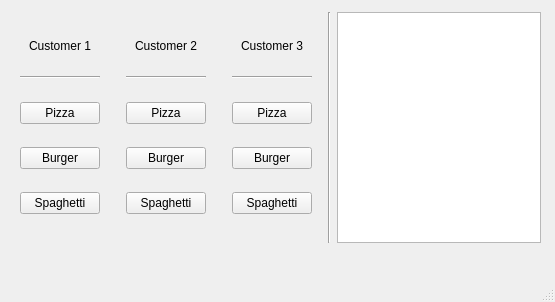
<?xml version="1.0" encoding="UTF-8"?>
<ui version="4.0">
 <class>MainWindow</class>
 <widget class="QMainWindow" name="MainWindow">
  <property name="geometry">
   <rect>
    <x>0</x>
    <y>0</y>
    <width>555</width>
    <height>302</height>
   </rect>
  </property>
  <property name="windowTitle">
   <string>MainWindow</string>
  </property>
  <widget class="QWidget" name="centralwidget">
   <widget class="QWidget" name="horizontalLayoutWidget">
    <property name="geometry">
     <rect>
      <x>0</x>
      <y>2</y>
      <width>551</width>
      <height>251</height>
     </rect>
    </property>
    <layout class="QHBoxLayout" name="customers_layout">
     <property name="leftMargin">
      <number>10</number>
     </property>
     <property name="topMargin">
      <number>10</number>
     </property>
     <property name="rightMargin">
      <number>10</number>
     </property>
     <property name="bottomMargin">
      <number>10</number>
     </property>
     <item>
      <layout class="QVBoxLayout" name="customer_1_layout">
       <property name="leftMargin">
        <number>10</number>
       </property>
       <property name="topMargin">
        <number>10</number>
       </property>
       <property name="rightMargin">
        <number>10</number>
       </property>
       <property name="bottomMargin">
        <number>10</number>
       </property>
       <item>
        <widget class="QLabel" name="customer_1_label">
         <property name="sizePolicy">
          <sizepolicy hsizetype="Preferred" vsizetype="Fixed">
           <horstretch>0</horstretch>
           <verstretch>0</verstretch>
          </sizepolicy>
         </property>
         <property name="text">
          <string>Customer 1</string>
         </property>
         <property name="scaledContents">
          <bool>false</bool>
         </property>
         <property name="alignment">
          <set>Qt::AlignCenter</set>
         </property>
        </widget>
       </item>
       <item>
        <widget class="Line" name="line">
         <property name="orientation">
          <enum>Qt::Horizontal</enum>
         </property>
        </widget>
       </item>
       <item>
        <widget class="QPushButton" name="customer_1_pizza_button">
         <property name="text">
          <string>Pizza</string>
         </property>
        </widget>
       </item>
       <item>
        <widget class="QPushButton" name="customer_1_burger_button">
         <property name="text">
          <string>Burger</string>
         </property>
        </widget>
       </item>
       <item>
        <widget class="QPushButton" name="customer_1_spaghetti_button">
         <property name="text">
          <string>Spaghetti</string>
         </property>
        </widget>
       </item>
      </layout>
     </item>
     <item>
      <layout class="QVBoxLayout" name="customer_2_layout">
       <property name="leftMargin">
        <number>10</number>
       </property>
       <property name="topMargin">
        <number>10</number>
       </property>
       <property name="rightMargin">
        <number>10</number>
       </property>
       <property name="bottomMargin">
        <number>10</number>
       </property>
       <item>
        <widget class="QLabel" name="customer_2_label">
         <property name="sizePolicy">
          <sizepolicy hsizetype="Preferred" vsizetype="Fixed">
           <horstretch>0</horstretch>
           <verstretch>0</verstretch>
          </sizepolicy>
         </property>
         <property name="text">
          <string>Customer 2</string>
         </property>
         <property name="alignment">
          <set>Qt::AlignCenter</set>
         </property>
        </widget>
       </item>
       <item>
        <widget class="Line" name="line_2">
         <property name="orientation">
          <enum>Qt::Horizontal</enum>
         </property>
        </widget>
       </item>
       <item>
        <widget class="QPushButton" name="customer_2_pizza_button">
         <property name="text">
          <string>Pizza</string>
         </property>
        </widget>
       </item>
       <item>
        <widget class="QPushButton" name="customer_2_burger_button">
         <property name="text">
          <string>Burger</string>
         </property>
        </widget>
       </item>
       <item>
        <widget class="QPushButton" name="customer_2_spaghetti_button">
         <property name="text">
          <string>Spaghetti</string>
         </property>
        </widget>
       </item>
      </layout>
     </item>
     <item>
      <layout class="QVBoxLayout" name="customer_3_layout">
       <property name="leftMargin">
        <number>10</number>
       </property>
       <property name="topMargin">
        <number>10</number>
       </property>
       <property name="rightMargin">
        <number>10</number>
       </property>
       <property name="bottomMargin">
        <number>10</number>
       </property>
       <item>
        <widget class="QLabel" name="customer_3_label">
         <property name="enabled">
          <bool>true</bool>
         </property>
         <property name="sizePolicy">
          <sizepolicy hsizetype="Preferred" vsizetype="Fixed">
           <horstretch>0</horstretch>
           <verstretch>0</verstretch>
          </sizepolicy>
         </property>
         <property name="text">
          <string>Customer 3</string>
         </property>
         <property name="alignment">
          <set>Qt::AlignCenter</set>
         </property>
        </widget>
       </item>
       <item>
        <widget class="Line" name="line_3">
         <property name="orientation">
          <enum>Qt::Horizontal</enum>
         </property>
        </widget>
       </item>
       <item>
        <widget class="QPushButton" name="customer_3_pizza_button">
         <property name="text">
          <string>Pizza</string>
         </property>
        </widget>
       </item>
       <item>
        <widget class="QPushButton" name="customer_3_burger_button">
         <property name="text">
          <string>Burger</string>
         </property>
        </widget>
       </item>
       <item>
        <widget class="QPushButton" name="customer_3_spaghetti_button">
         <property name="text">
          <string>Spaghetti</string>
         </property>
        </widget>
       </item>
      </layout>
     </item>
     <item>
      <widget class="Line" name="line_4">
       <property name="orientation">
        <enum>Qt::Vertical</enum>
       </property>
      </widget>
     </item>
     <item>
      <widget class="QListWidget" name="orders_list"/>
     </item>
    </layout>
   </widget>
  </widget>
  <widget class="QMenuBar" name="menubar">
   <property name="geometry">
    <rect>
     <x>0</x>
     <y>0</y>
     <width>555</width>
     <height>20</height>
    </rect>
   </property>
  </widget>
  <widget class="QStatusBar" name="statusbar"/>
 </widget>
 <resources/>
 <connections/>
</ui>
